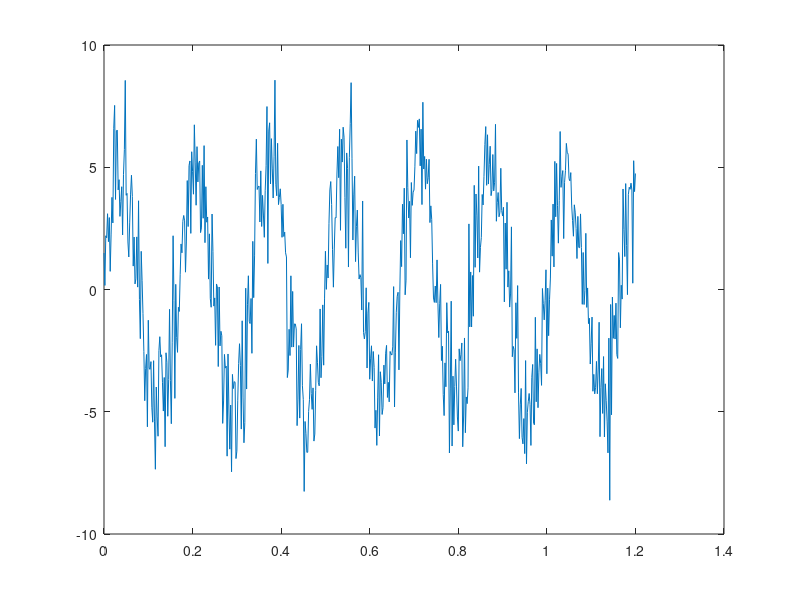

Source code (MATLAB): (Note: this script raises an error after producing the figure.)

clc;
clear;
close all;

%% Task 1 - Vectors
a = 1:2:34;
b = exp(a);
c = a ./ b;

disp(a);
disp(b);
disp(c);

%% Task 2 - Matrices
A = [pi/2, 3i; log2(2), 2*pi];
B = [exp(A(1,1)), exp(A(1,2))];

disp(A);
disp(B);
disp(sum(A,1));

%% Task 3 - Noisy signal
t = 0:0.002:1.2;
A = 5;
f = 6;
sigma = 1.5;

U = A*sin(2*pi*f*t) + sigma*randn(size(t));
U1 = 3;
U2 = 2;

figure;
plot(t,U);
hold on;
yline(U1,'r--');
yline(-U1,'r--');
yline(U2,'g--');
yline(-U2,'g--');
xlabel('Time (s)');
ylabel('Amplitude');
title('Noisy Signal');
grid on;
hold off;

%% Complementary Task - User input
A_input = input('Enter a vector: ');
B_input = repelem(A_input,4);

disp(B_input);
